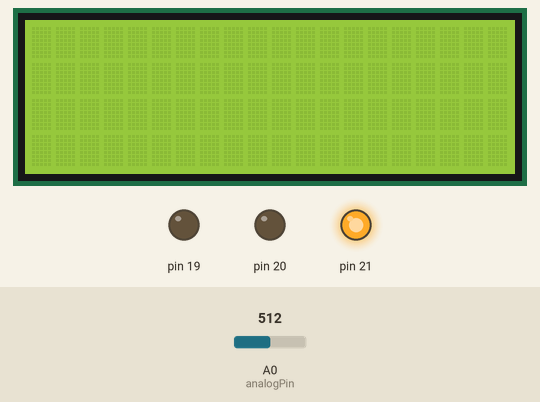
This sketch was run on a simulated Arduino Mega 2560, built with avr-gcc and run on an emulated ATmega2560. Shown: 20×4 character LCD, output pins drawn as LEDs (lit = HIGH). The inputs (shaded band) are chosen by the test bench; at power-on: A0 (analogPin) = 512.

Above: at 0.5 s.
At 1.5 s:
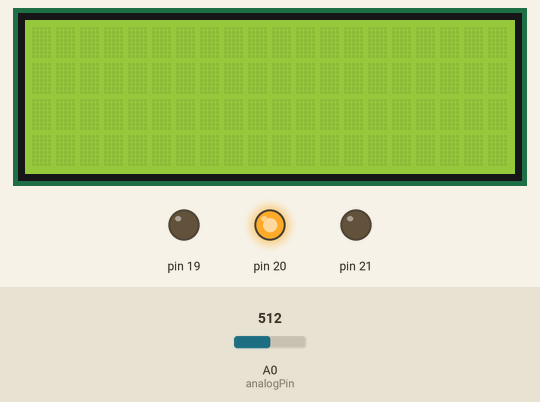
At 6.3 s:
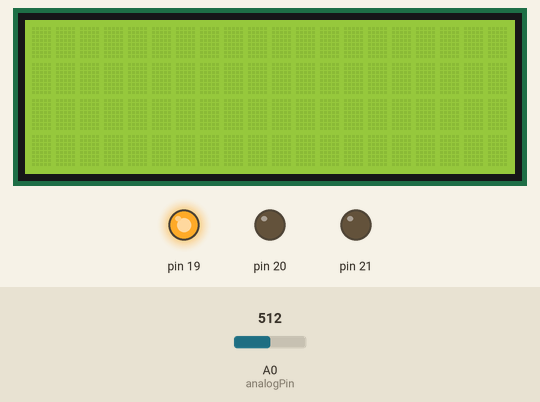
Timing chart, 0 to 8.1 s (numbered marks = the images above):
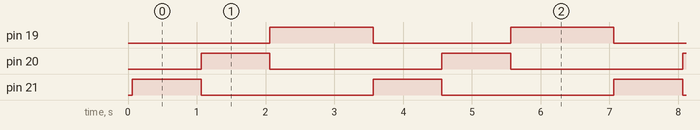

The sketch:

Revision_03_sep.ino
```cpp
#include<LiquidCrystal.h>

LiquidCrystal lcd (8,7,6,5,4,3 );

int analogPin = A0 ;
int analogPin2 = A1;
float  value = 0 ;
float voltage = 0 ;
float megaVal ;
float megaVol ;
String vol_string;
void setup() {
  pinMode(analogPin,INPUT);
  lcd.begin(20,4);
  //lcd.print("Motivated");
   //pinMode(2, OUTPUT);
   DDRD = B00000111;
   Serial.begin(9600);

}

void loop() {
  lcd.setCursor(0,1);
  digitalWrite(2, HIGH);
  PORTD = B00000001;


  delay(1000);

  PORTD = B00000010;
  delay(1000);
  PORTD = B00000100;
  delay(1000);


  value = analogRead(analogPin);
  delay(500);
  lcd.setCursor(1,3);

   //voltage = value*5/1023 ;

   //megaVal = analogRead(analogPin2);


  /*lcd.setCursor(1,1);
  lcd.print("Poten Vol:");
  lcd.setCursor(11,1);
  lcd.print(voltage);

  megaVol = megaVal*5/1023 ;
   lcd.setCursor(1,2);
  lcd.print("Mega Vol:");
  lcd.setCursor(11,2);
  lcd.print(megaVol);*/

}
```

Measured:
- by itself, pin 19: alternates HIGH for 1.5 s and LOW for 2.0 s
- by itself, pin 20, pin 21: alternates HIGH for 1.0 s and LOW for 2.5 s
- by itself, everything shown: repeats every 3.5 s, in 3 steps
